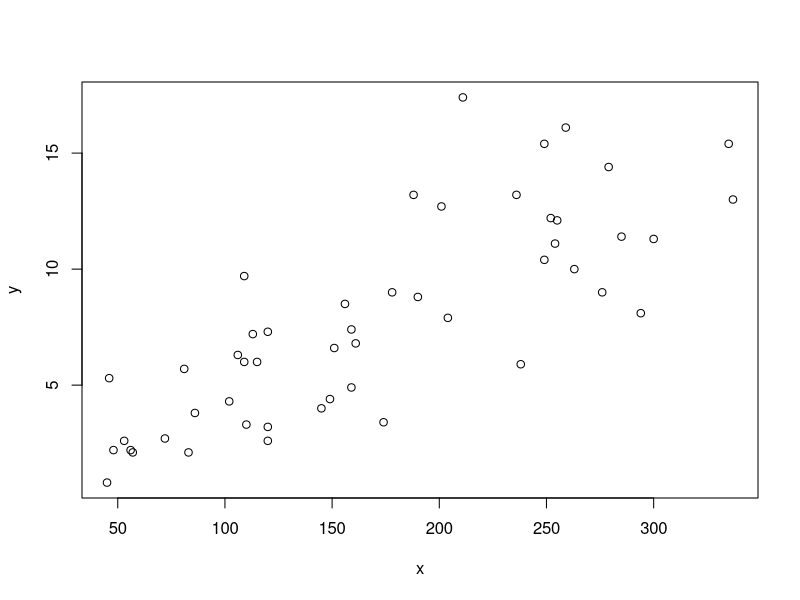
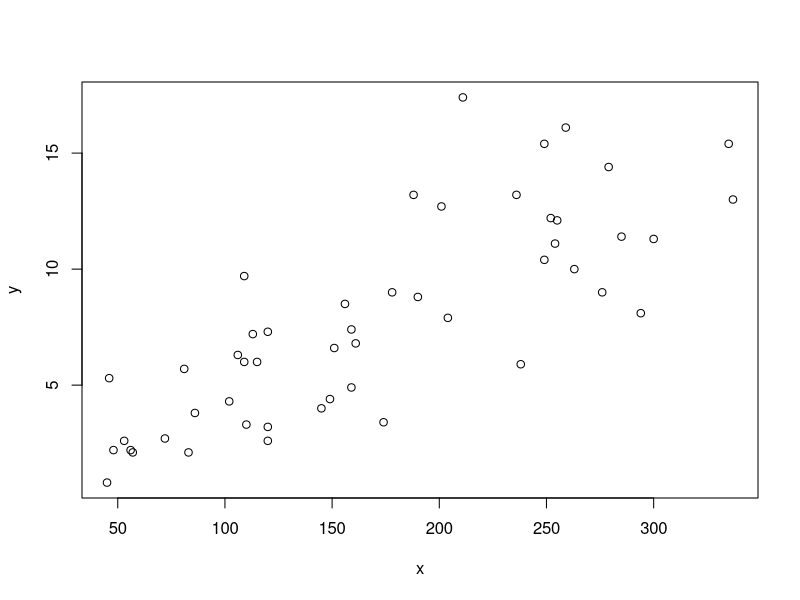

The R source for these figures, in order: (Note: this script raises an error after producing the figures.)
## ---- chunk 1
knitr::opts_chunk$set(echo=T,eval=T,warning=F,message=F,
                      fig.width=5,fig.height=4,fig.align="center")
## ---- chunk 2
cables = data.frame(
  site = rep(c("Alderwood","Brentwick","Coppergrove"), times=c(53,48,51)),
  flaws = c(6,4,4,1,2,1,4,2,4,3,4,8,2,4,6,2,4,1,2,2,0,2,5,2,3,3,3,2,5,4,4,
            1,4,3,5,4,4,3,3,4,0,3,4,4,3,5,3,2,1,1,2,3,4,2,5,1,2,2,3,1,2,3,
            0,4,2,4,2,2,2,4,4,2,3,5,2,3,2,2,3,1,3,1,1,1,1,0,3,4,4,4,2,2,4,
            3,3,2,1,7,3,1,1,3,6,3,7,4,2,3,1,0,4,1,3,4,8,3,3,1,4,3,3,2,2,3,
            3,1,0,4,6,3,3,3,7,3,4,3,2,2,4,3,1,4,1,5,3,3,2,3,3,1,3,1)
)
## ---- chunk 3
# insert code here

## ---- chunk 4
data = c(-1.97, -1.07, 0.61, 3.43, -2.51, 3.35, 3.74, 1.35,
         1.08, -3.68, -2.47, -2.72, 1.57, -0.97, 2.27)
## ---- chunk 5
# insert code here

## ---- chunk 6
x = USArrests$Assault
y = USArrests$Murder
plot(x,y)
## ---- chunk 7
# insert code here
# Load the dataset
data("USArrests")
x = USArrests$Assault
y = USArrests$Murder
plot(x,y)

# Fit the linear model   Murder=β0+β1Assault
model <- lm(Murder ~ Assault, data = USArrests)

# Print the summary
summary(model)

# Calculate the 95% confidence interval for the slope
confint(model, level = 0.95)

#plot the line
pp <- ggplot( model,
              aes(x=USArrests$Assault,y=USArrests$Murder));
pp <- pp +geom_point() + geom_smooth(method="lm",
                                     formula="y~x",
                                     se=FALSE);
pp <- pp + labs( x="Assult)",
                 y="Murder",
                 title="Murder and Assult" )
pp

#residuals
resids <- residuals(model)
hist(resids)

#Homoscedasticity
plot(model, which=1)

plot(model, which=2)

#all standard diagnostic
par(mfrow = c(2, 2))
plot(model)
